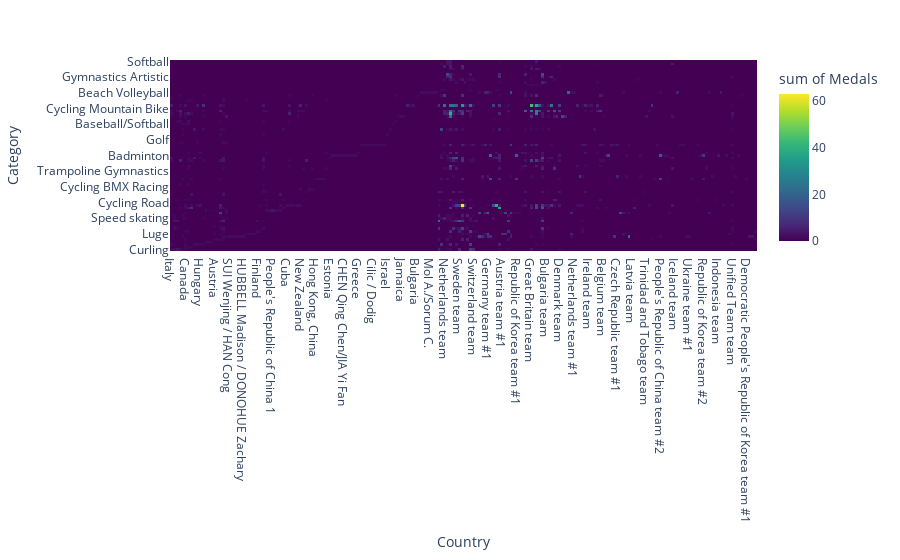

Write notebook code for a chart like this one.
### Code cell
fig = px.density_heatmap(df, x='Country', y='Category',
                         z='Medals',
                         color_continuous_scale='Viridis')
fig

### Figure 1 — Plotly figure (JSON) as saved in the notebook; plotly's stock layout.template omitted (floating-point values rounded to 4 significant figures; data arrays with more than 128 entries replaced by an {"elided": "..."} marker saying what was removed)
{"data": [{"coloraxis": "coloraxis", "histfunc": "sum", "hovertemplate": "Country=%{x}<br>Category=%{y}<br>sum of Medals=%{z}<extra></extra>", "name": "", "type": "histogram2d", "x": {"elided": "2072 str values"}, "xaxis": "x", "xbingroup": "x", "y": {"elided": "2072 str values"}, "yaxis": "y", "ybingroup": "y", "z": {"elided": "2072 int values"}}], "layout": {"autosize": true, "coloraxis": {"colorbar": {"title": {"text": "sum of Medals"}}, "colorscale": [[0, "#440154"], [0.1111, "#482878"], [0.2222, "#3e4989"], [0.3333, "#31688e"], [0.4444, "#26828e"], [0.5556, "#1f9e89"], [0.6667, "#35b779"], [0.7778, "#6ece58"], [0.8889, "#b5de2b"], [1, "#fde725"]]}, "legend": {"tracegroupgap": 0}, "margin": {"t": 60}, "xaxis": {"anchor": "y", "autorange": true, "domain": [0, 1], "range": [-0.5, 203.5], "title": {"text": "Country"}, "type": "category"}, "yaxis": {"anchor": "x", "autorange": true, "domain": [0, 1], "range": [-0.5, 72.5], "title": {"text": "Category"}, "type": "category"}}}
